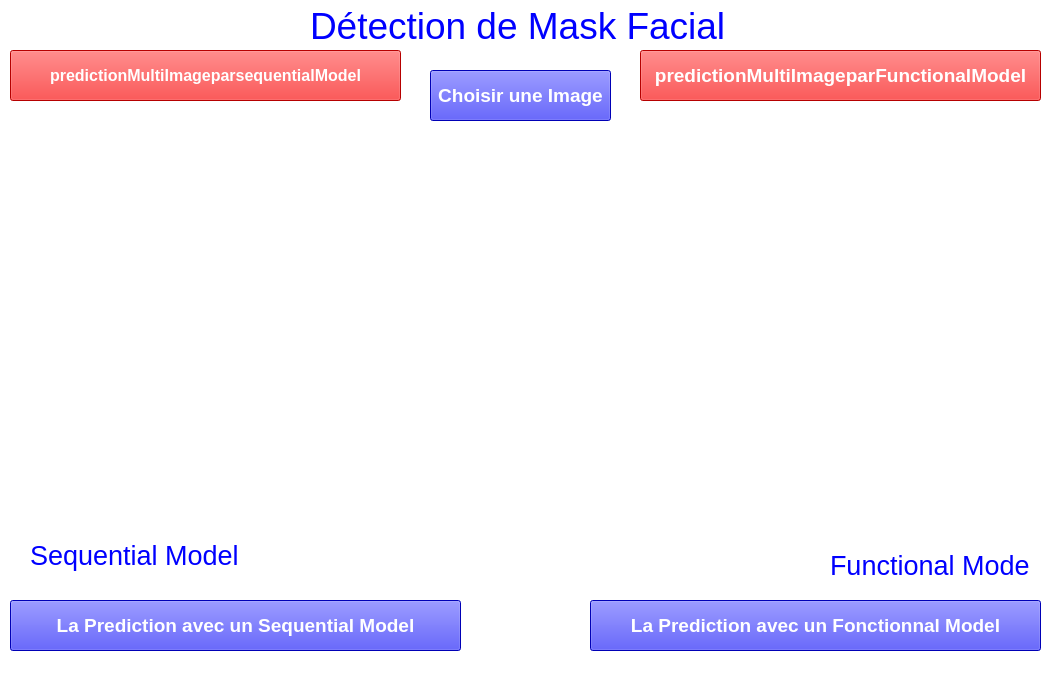
<?xml version="1.0" encoding="UTF-8"?>
<ui version="4.0">
 <class>Fp</class>
 <widget class="QMainWindow" name="Fp">
  <property name="geometry">
   <rect>
    <x>0</x>
    <y>0</y>
    <width>1050</width>
    <height>680</height>
   </rect>
  </property>
  <property name="palette">
   <palette>
    <active>
     <colorrole role="WindowText">
      <brush brushstyle="SolidPattern">
       <color alpha="255">
        <red>0</red>
        <green>0</green>
        <blue>255</blue>
       </color>
      </brush>
     </colorrole>
     <colorrole role="Button">
      <brush brushstyle="SolidPattern">
       <color alpha="255">
        <red>255</red>
        <green>255</green>
        <blue>255</blue>
       </color>
      </brush>
     </colorrole>
     <colorrole role="Light">
      <brush brushstyle="SolidPattern">
       <color alpha="255">
        <red>0</red>
        <green>0</green>
        <blue>0</blue>
       </color>
      </brush>
     </colorrole>
     <colorrole role="Midlight">
      <brush brushstyle="SolidPattern">
       <color alpha="255">
        <red>255</red>
        <green>255</green>
        <blue>255</blue>
       </color>
      </brush>
     </colorrole>
     <colorrole role="Base">
      <brush brushstyle="SolidPattern">
       <color alpha="255">
        <red>255</red>
        <green>255</green>
        <blue>255</blue>
       </color>
      </brush>
     </colorrole>
     <colorrole role="Window">
      <brush brushstyle="SolidPattern">
       <color alpha="255">
        <red>255</red>
        <green>255</green>
        <blue>255</blue>
       </color>
      </brush>
     </colorrole>
    </active>
    <inactive>
     <colorrole role="WindowText">
      <brush brushstyle="SolidPattern">
       <color alpha="255">
        <red>0</red>
        <green>0</green>
        <blue>255</blue>
       </color>
      </brush>
     </colorrole>
     <colorrole role="Button">
      <brush brushstyle="SolidPattern">
       <color alpha="255">
        <red>255</red>
        <green>255</green>
        <blue>255</blue>
       </color>
      </brush>
     </colorrole>
     <colorrole role="Light">
      <brush brushstyle="SolidPattern">
       <color alpha="255">
        <red>0</red>
        <green>0</green>
        <blue>0</blue>
       </color>
      </brush>
     </colorrole>
     <colorrole role="Midlight">
      <brush brushstyle="SolidPattern">
       <color alpha="255">
        <red>255</red>
        <green>255</green>
        <blue>255</blue>
       </color>
      </brush>
     </colorrole>
     <colorrole role="Base">
      <brush brushstyle="SolidPattern">
       <color alpha="255">
        <red>255</red>
        <green>255</green>
        <blue>255</blue>
       </color>
      </brush>
     </colorrole>
     <colorrole role="Window">
      <brush brushstyle="SolidPattern">
       <color alpha="255">
        <red>255</red>
        <green>255</green>
        <blue>255</blue>
       </color>
      </brush>
     </colorrole>
    </inactive>
    <disabled>
     <colorrole role="WindowText">
      <brush brushstyle="SolidPattern">
       <color alpha="255">
        <red>120</red>
        <green>120</green>
        <blue>120</blue>
       </color>
      </brush>
     </colorrole>
     <colorrole role="Button">
      <brush brushstyle="SolidPattern">
       <color alpha="255">
        <red>255</red>
        <green>255</green>
        <blue>255</blue>
       </color>
      </brush>
     </colorrole>
     <colorrole role="Light">
      <brush brushstyle="SolidPattern">
       <color alpha="255">
        <red>0</red>
        <green>0</green>
        <blue>0</blue>
       </color>
      </brush>
     </colorrole>
     <colorrole role="Midlight">
      <brush brushstyle="SolidPattern">
       <color alpha="255">
        <red>255</red>
        <green>255</green>
        <blue>255</blue>
       </color>
      </brush>
     </colorrole>
     <colorrole role="Base">
      <brush brushstyle="SolidPattern">
       <color alpha="255">
        <red>255</red>
        <green>255</green>
        <blue>255</blue>
       </color>
      </brush>
     </colorrole>
     <colorrole role="Window">
      <brush brushstyle="SolidPattern">
       <color alpha="255">
        <red>255</red>
        <green>255</green>
        <blue>255</blue>
       </color>
      </brush>
     </colorrole>
    </disabled>
   </palette>
  </property>
  <property name="windowTitle">
   <string notr="true">Détection de Masck Facial </string>
  </property>
  <widget class="QWidget" name="centralwidget">
   <widget class="QLabel" name="L1">
    <property name="geometry">
     <rect>
      <x>260</x>
      <y>490</y>
      <width>591</width>
      <height>91</height>
     </rect>
    </property>
    <property name="palette">
     <palette>
      <active>
       <colorrole role="Base">
        <brush brushstyle="SolidPattern">
         <color alpha="255">
          <red>255</red>
          <green>255</green>
          <blue>255</blue>
         </color>
        </brush>
       </colorrole>
       <colorrole role="Window">
        <brush brushstyle="SolidPattern">
         <color alpha="255">
          <red>170</red>
          <green>255</green>
          <blue>0</blue>
         </color>
        </brush>
       </colorrole>
      </active>
      <inactive>
       <colorrole role="Base">
        <brush brushstyle="SolidPattern">
         <color alpha="255">
          <red>255</red>
          <green>255</green>
          <blue>255</blue>
         </color>
        </brush>
       </colorrole>
       <colorrole role="Window">
        <brush brushstyle="SolidPattern">
         <color alpha="255">
          <red>170</red>
          <green>255</green>
          <blue>0</blue>
         </color>
        </brush>
       </colorrole>
      </inactive>
      <disabled>
       <colorrole role="Base">
        <brush brushstyle="SolidPattern">
         <color alpha="255">
          <red>170</red>
          <green>255</green>
          <blue>0</blue>
         </color>
        </brush>
       </colorrole>
       <colorrole role="Window">
        <brush brushstyle="SolidPattern">
         <color alpha="255">
          <red>170</red>
          <green>255</green>
          <blue>0</blue>
         </color>
        </brush>
       </colorrole>
      </disabled>
     </palette>
    </property>
    <property name="font">
     <font>
      <family>MS Reference Sans Serif</family>
      <pointsize>20</pointsize>
      <weight>75</weight>
      <italic>true</italic>
      <bold>true</bold>
      <strikeout>false</strikeout>
     </font>
    </property>
    <property name="layoutDirection">
     <enum>Qt::LeftToRight</enum>
    </property>
    <property name="text">
     <string/>
    </property>
   </widget>
   <widget class="QLabel" name="logo">
    <property name="geometry">
     <rect>
      <x>350</x>
      <y>130</y>
      <width>361</width>
      <height>321</height>
     </rect>
    </property>
    <property name="text">
     <string/>
    </property>
    <property name="pixmap">
     <pixmap>Mask.jpg</pixmap>
    </property>
    <property name="scaledContents">
     <bool>true</bool>
    </property>
   </widget>
   <widget class="QPushButton" name="Bt4">
    <property name="geometry">
     <rect>
      <x>10</x>
      <y>50</y>
      <width>391</width>
      <height>51</height>
     </rect>
    </property>
    <property name="palette">
     <palette>
      <active>
       <colorrole role="WindowText">
        <brush brushstyle="SolidPattern">
         <color alpha="255">
          <red>255</red>
          <green>255</green>
          <blue>255</blue>
         </color>
        </brush>
       </colorrole>
       <colorrole role="Button">
        <brush brushstyle="SolidPattern">
         <color alpha="255">
          <red>255</red>
          <green>0</green>
          <blue>0</blue>
         </color>
        </brush>
       </colorrole>
       <colorrole role="ButtonText">
        <brush brushstyle="SolidPattern">
         <color alpha="255">
          <red>255</red>
          <green>255</green>
          <blue>255</blue>
         </color>
        </brush>
       </colorrole>
       <colorrole role="Base">
        <brush brushstyle="SolidPattern">
         <color alpha="255">
          <red>255</red>
          <green>0</green>
          <blue>0</blue>
         </color>
        </brush>
       </colorrole>
       <colorrole role="Window">
        <brush brushstyle="SolidPattern">
         <color alpha="255">
          <red>255</red>
          <green>0</green>
          <blue>0</blue>
         </color>
        </brush>
       </colorrole>
      </active>
      <inactive>
       <colorrole role="WindowText">
        <brush brushstyle="SolidPattern">
         <color alpha="255">
          <red>255</red>
          <green>255</green>
          <blue>255</blue>
         </color>
        </brush>
       </colorrole>
       <colorrole role="Button">
        <brush brushstyle="SolidPattern">
         <color alpha="255">
          <red>255</red>
          <green>0</green>
          <blue>0</blue>
         </color>
        </brush>
       </colorrole>
       <colorrole role="ButtonText">
        <brush brushstyle="SolidPattern">
         <color alpha="255">
          <red>255</red>
          <green>255</green>
          <blue>255</blue>
         </color>
        </brush>
       </colorrole>
       <colorrole role="Base">
        <brush brushstyle="SolidPattern">
         <color alpha="255">
          <red>255</red>
          <green>0</green>
          <blue>0</blue>
         </color>
        </brush>
       </colorrole>
       <colorrole role="Window">
        <brush brushstyle="SolidPattern">
         <color alpha="255">
          <red>255</red>
          <green>0</green>
          <blue>0</blue>
         </color>
        </brush>
       </colorrole>
      </inactive>
      <disabled>
       <colorrole role="WindowText">
        <brush brushstyle="SolidPattern">
         <color alpha="255">
          <red>120</red>
          <green>120</green>
          <blue>120</blue>
         </color>
        </brush>
       </colorrole>
       <colorrole role="Button">
        <brush brushstyle="SolidPattern">
         <color alpha="255">
          <red>255</red>
          <green>0</green>
          <blue>0</blue>
         </color>
        </brush>
       </colorrole>
       <colorrole role="ButtonText">
        <brush brushstyle="SolidPattern">
         <color alpha="255">
          <red>120</red>
          <green>120</green>
          <blue>120</blue>
         </color>
        </brush>
       </colorrole>
       <colorrole role="Base">
        <brush brushstyle="SolidPattern">
         <color alpha="255">
          <red>255</red>
          <green>0</green>
          <blue>0</blue>
         </color>
        </brush>
       </colorrole>
       <colorrole role="Window">
        <brush brushstyle="SolidPattern">
         <color alpha="255">
          <red>255</red>
          <green>0</green>
          <blue>0</blue>
         </color>
        </brush>
       </colorrole>
      </disabled>
     </palette>
    </property>
    <property name="font">
     <font>
      <pointsize>12</pointsize>
      <weight>75</weight>
      <bold>true</bold>
     </font>
    </property>
    <property name="styleSheet">
     <string notr="true">background-color: rgb(255, 0, 0);</string>
    </property>
    <property name="text">
     <string>predictionMultiImageparsequentialModel</string>
    </property>
   </widget>
   <widget class="QPushButton" name="Bt1">
    <property name="geometry">
     <rect>
      <x>430</x>
      <y>70</y>
      <width>181</width>
      <height>51</height>
     </rect>
    </property>
    <property name="palette">
     <palette>
      <active>
       <colorrole role="WindowText">
        <brush brushstyle="SolidPattern">
         <color alpha="255">
          <red>255</red>
          <green>255</green>
          <blue>255</blue>
         </color>
        </brush>
       </colorrole>
       <colorrole role="Button">
        <brush brushstyle="SolidPattern">
         <color alpha="255">
          <red>0</red>
          <green>0</green>
          <blue>255</blue>
         </color>
        </brush>
       </colorrole>
       <colorrole role="ButtonText">
        <brush brushstyle="SolidPattern">
         <color alpha="255">
          <red>255</red>
          <green>255</green>
          <blue>255</blue>
         </color>
        </brush>
       </colorrole>
       <colorrole role="Base">
        <brush brushstyle="SolidPattern">
         <color alpha="255">
          <red>0</red>
          <green>0</green>
          <blue>255</blue>
         </color>
        </brush>
       </colorrole>
       <colorrole role="Window">
        <brush brushstyle="SolidPattern">
         <color alpha="255">
          <red>0</red>
          <green>0</green>
          <blue>255</blue>
         </color>
        </brush>
       </colorrole>
      </active>
      <inactive>
       <colorrole role="WindowText">
        <brush brushstyle="SolidPattern">
         <color alpha="255">
          <red>255</red>
          <green>255</green>
          <blue>255</blue>
         </color>
        </brush>
       </colorrole>
       <colorrole role="Button">
        <brush brushstyle="SolidPattern">
         <color alpha="255">
          <red>0</red>
          <green>0</green>
          <blue>255</blue>
         </color>
        </brush>
       </colorrole>
       <colorrole role="ButtonText">
        <brush brushstyle="SolidPattern">
         <color alpha="255">
          <red>255</red>
          <green>255</green>
          <blue>255</blue>
         </color>
        </brush>
       </colorrole>
       <colorrole role="Base">
        <brush brushstyle="SolidPattern">
         <color alpha="255">
          <red>0</red>
          <green>0</green>
          <blue>255</blue>
         </color>
        </brush>
       </colorrole>
       <colorrole role="Window">
        <brush brushstyle="SolidPattern">
         <color alpha="255">
          <red>0</red>
          <green>0</green>
          <blue>255</blue>
         </color>
        </brush>
       </colorrole>
      </inactive>
      <disabled>
       <colorrole role="WindowText">
        <brush brushstyle="SolidPattern">
         <color alpha="255">
          <red>120</red>
          <green>120</green>
          <blue>120</blue>
         </color>
        </brush>
       </colorrole>
       <colorrole role="Button">
        <brush brushstyle="SolidPattern">
         <color alpha="255">
          <red>0</red>
          <green>0</green>
          <blue>255</blue>
         </color>
        </brush>
       </colorrole>
       <colorrole role="ButtonText">
        <brush brushstyle="SolidPattern">
         <color alpha="255">
          <red>120</red>
          <green>120</green>
          <blue>120</blue>
         </color>
        </brush>
       </colorrole>
       <colorrole role="Base">
        <brush brushstyle="SolidPattern">
         <color alpha="255">
          <red>0</red>
          <green>0</green>
          <blue>255</blue>
         </color>
        </brush>
       </colorrole>
       <colorrole role="Window">
        <brush brushstyle="SolidPattern">
         <color alpha="255">
          <red>0</red>
          <green>0</green>
          <blue>255</blue>
         </color>
        </brush>
       </colorrole>
      </disabled>
     </palette>
    </property>
    <property name="font">
     <font>
      <pointsize>14</pointsize>
      <weight>75</weight>
      <bold>true</bold>
     </font>
    </property>
    <property name="styleSheet">
     <string notr="true">background-color: rgb(0, 0, 255);</string>
    </property>
    <property name="text">
     <string>Choisir une Image</string>
    </property>
   </widget>
   <widget class="QLabel" name="label">
    <property name="geometry">
     <rect>
      <x>310</x>
      <y>0</y>
      <width>421</width>
      <height>51</height>
     </rect>
    </property>
    <property name="font">
     <font>
      <pointsize>28</pointsize>
     </font>
    </property>
    <property name="text">
     <string>Détection de Mask Facial</string>
    </property>
   </widget>
   <widget class="QPushButton" name="Bt">
    <property name="geometry">
     <rect>
      <x>10</x>
      <y>600</y>
      <width>451</width>
      <height>51</height>
     </rect>
    </property>
    <property name="palette">
     <palette>
      <active>
       <colorrole role="Button">
        <brush brushstyle="SolidPattern">
         <color alpha="255">
          <red>0</red>
          <green>0</green>
          <blue>255</blue>
         </color>
        </brush>
       </colorrole>
       <colorrole role="ButtonText">
        <brush brushstyle="SolidPattern">
         <color alpha="255">
          <red>255</red>
          <green>255</green>
          <blue>255</blue>
         </color>
        </brush>
       </colorrole>
       <colorrole role="Base">
        <brush brushstyle="SolidPattern">
         <color alpha="255">
          <red>0</red>
          <green>0</green>
          <blue>255</blue>
         </color>
        </brush>
       </colorrole>
       <colorrole role="Window">
        <brush brushstyle="SolidPattern">
         <color alpha="255">
          <red>0</red>
          <green>0</green>
          <blue>255</blue>
         </color>
        </brush>
       </colorrole>
      </active>
      <inactive>
       <colorrole role="Button">
        <brush brushstyle="SolidPattern">
         <color alpha="255">
          <red>0</red>
          <green>0</green>
          <blue>255</blue>
         </color>
        </brush>
       </colorrole>
       <colorrole role="ButtonText">
        <brush brushstyle="SolidPattern">
         <color alpha="255">
          <red>255</red>
          <green>255</green>
          <blue>255</blue>
         </color>
        </brush>
       </colorrole>
       <colorrole role="Base">
        <brush brushstyle="SolidPattern">
         <color alpha="255">
          <red>0</red>
          <green>0</green>
          <blue>255</blue>
         </color>
        </brush>
       </colorrole>
       <colorrole role="Window">
        <brush brushstyle="SolidPattern">
         <color alpha="255">
          <red>0</red>
          <green>0</green>
          <blue>255</blue>
         </color>
        </brush>
       </colorrole>
      </inactive>
      <disabled>
       <colorrole role="Button">
        <brush brushstyle="SolidPattern">
         <color alpha="255">
          <red>0</red>
          <green>0</green>
          <blue>255</blue>
         </color>
        </brush>
       </colorrole>
       <colorrole role="ButtonText">
        <brush brushstyle="SolidPattern">
         <color alpha="255">
          <red>120</red>
          <green>120</green>
          <blue>120</blue>
         </color>
        </brush>
       </colorrole>
       <colorrole role="Base">
        <brush brushstyle="SolidPattern">
         <color alpha="255">
          <red>0</red>
          <green>0</green>
          <blue>255</blue>
         </color>
        </brush>
       </colorrole>
       <colorrole role="Window">
        <brush brushstyle="SolidPattern">
         <color alpha="255">
          <red>0</red>
          <green>0</green>
          <blue>255</blue>
         </color>
        </brush>
       </colorrole>
      </disabled>
     </palette>
    </property>
    <property name="font">
     <font>
      <pointsize>14</pointsize>
      <weight>75</weight>
      <bold>true</bold>
     </font>
    </property>
    <property name="styleSheet">
     <string notr="true">background-color: rgb(0, 0, 255);</string>
    </property>
    <property name="text">
     <string>La Prediction avec un Sequential Model</string>
    </property>
   </widget>
   <widget class="QPushButton" name="Bt3">
    <property name="geometry">
     <rect>
      <x>590</x>
      <y>600</y>
      <width>451</width>
      <height>51</height>
     </rect>
    </property>
    <property name="palette">
     <palette>
      <active>
       <colorrole role="Button">
        <brush brushstyle="SolidPattern">
         <color alpha="255">
          <red>0</red>
          <green>0</green>
          <blue>255</blue>
         </color>
        </brush>
       </colorrole>
       <colorrole role="ButtonText">
        <brush brushstyle="SolidPattern">
         <color alpha="255">
          <red>255</red>
          <green>255</green>
          <blue>255</blue>
         </color>
        </brush>
       </colorrole>
       <colorrole role="Base">
        <brush brushstyle="SolidPattern">
         <color alpha="255">
          <red>0</red>
          <green>0</green>
          <blue>255</blue>
         </color>
        </brush>
       </colorrole>
       <colorrole role="Window">
        <brush brushstyle="SolidPattern">
         <color alpha="255">
          <red>0</red>
          <green>0</green>
          <blue>255</blue>
         </color>
        </brush>
       </colorrole>
      </active>
      <inactive>
       <colorrole role="Button">
        <brush brushstyle="SolidPattern">
         <color alpha="255">
          <red>0</red>
          <green>0</green>
          <blue>255</blue>
         </color>
        </brush>
       </colorrole>
       <colorrole role="ButtonText">
        <brush brushstyle="SolidPattern">
         <color alpha="255">
          <red>255</red>
          <green>255</green>
          <blue>255</blue>
         </color>
        </brush>
       </colorrole>
       <colorrole role="Base">
        <brush brushstyle="SolidPattern">
         <color alpha="255">
          <red>0</red>
          <green>0</green>
          <blue>255</blue>
         </color>
        </brush>
       </colorrole>
       <colorrole role="Window">
        <brush brushstyle="SolidPattern">
         <color alpha="255">
          <red>0</red>
          <green>0</green>
          <blue>255</blue>
         </color>
        </brush>
       </colorrole>
      </inactive>
      <disabled>
       <colorrole role="Button">
        <brush brushstyle="SolidPattern">
         <color alpha="255">
          <red>0</red>
          <green>0</green>
          <blue>255</blue>
         </color>
        </brush>
       </colorrole>
       <colorrole role="ButtonText">
        <brush brushstyle="SolidPattern">
         <color alpha="255">
          <red>120</red>
          <green>120</green>
          <blue>120</blue>
         </color>
        </brush>
       </colorrole>
       <colorrole role="Base">
        <brush brushstyle="SolidPattern">
         <color alpha="255">
          <red>0</red>
          <green>0</green>
          <blue>255</blue>
         </color>
        </brush>
       </colorrole>
       <colorrole role="Window">
        <brush brushstyle="SolidPattern">
         <color alpha="255">
          <red>0</red>
          <green>0</green>
          <blue>255</blue>
         </color>
        </brush>
       </colorrole>
      </disabled>
     </palette>
    </property>
    <property name="font">
     <font>
      <pointsize>14</pointsize>
      <weight>75</weight>
      <bold>true</bold>
     </font>
    </property>
    <property name="styleSheet">
     <string notr="true">background-color: rgb(0, 0, 255);</string>
    </property>
    <property name="text">
     <string>La Prediction avec un Fonctionnal Model</string>
    </property>
   </widget>
   <widget class="QLabel" name="functional">
    <property name="geometry">
     <rect>
      <x>750</x>
      <y>100</y>
      <width>291</width>
      <height>371</height>
     </rect>
    </property>
    <property name="text">
     <string/>
    </property>
    <property name="pixmap">
     <pixmap>functional.jpg</pixmap>
    </property>
    <property name="scaledContents">
     <bool>true</bool>
    </property>
   </widget>
   <widget class="QLabel" name="sequential">
    <property name="geometry">
     <rect>
      <x>10</x>
      <y>100</y>
      <width>301</width>
      <height>381</height>
     </rect>
    </property>
    <property name="text">
     <string/>
    </property>
    <property name="pixmap">
     <pixmap>sequential.jpg</pixmap>
    </property>
    <property name="scaledContents">
     <bool>true</bool>
    </property>
   </widget>
   <widget class="QLabel" name="label_2">
    <property name="geometry">
     <rect>
      <x>830</x>
      <y>540</y>
      <width>201</width>
      <height>51</height>
     </rect>
    </property>
    <property name="font">
     <font>
      <pointsize>20</pointsize>
     </font>
    </property>
    <property name="text">
     <string>Functional Model</string>
    </property>
   </widget>
   <widget class="QLabel" name="label_3">
    <property name="geometry">
     <rect>
      <x>30</x>
      <y>530</y>
      <width>231</width>
      <height>51</height>
     </rect>
    </property>
    <property name="font">
     <font>
      <pointsize>20</pointsize>
     </font>
    </property>
    <property name="text">
     <string>Sequential Model</string>
    </property>
   </widget>
   <widget class="QLabel" name="label_sequential">
    <property name="geometry">
     <rect>
      <x>10</x>
      <y>480</y>
      <width>361</width>
      <height>51</height>
     </rect>
    </property>
    <property name="font">
     <font>
      <pointsize>15</pointsize>
     </font>
    </property>
    <property name="text">
     <string/>
    </property>
   </widget>
   <widget class="QLabel" name="label_functional">
    <property name="geometry">
     <rect>
      <x>710</x>
      <y>480</y>
      <width>331</width>
      <height>51</height>
     </rect>
    </property>
    <property name="font">
     <font>
      <pointsize>15</pointsize>
     </font>
    </property>
    <property name="styleSheet">
     <string notr="true"/>
    </property>
    <property name="text">
     <string/>
    </property>
   </widget>
   <widget class="QPushButton" name="Bt2">
    <property name="geometry">
     <rect>
      <x>640</x>
      <y>50</y>
      <width>401</width>
      <height>51</height>
     </rect>
    </property>
    <property name="palette">
     <palette>
      <active>
       <colorrole role="WindowText">
        <brush brushstyle="SolidPattern">
         <color alpha="255">
          <red>255</red>
          <green>255</green>
          <blue>255</blue>
         </color>
        </brush>
       </colorrole>
       <colorrole role="Button">
        <brush brushstyle="SolidPattern">
         <color alpha="255">
          <red>255</red>
          <green>0</green>
          <blue>0</blue>
         </color>
        </brush>
       </colorrole>
       <colorrole role="ButtonText">
        <brush brushstyle="SolidPattern">
         <color alpha="255">
          <red>255</red>
          <green>255</green>
          <blue>255</blue>
         </color>
        </brush>
       </colorrole>
       <colorrole role="Base">
        <brush brushstyle="SolidPattern">
         <color alpha="255">
          <red>255</red>
          <green>0</green>
          <blue>0</blue>
         </color>
        </brush>
       </colorrole>
       <colorrole role="Window">
        <brush brushstyle="SolidPattern">
         <color alpha="255">
          <red>255</red>
          <green>0</green>
          <blue>0</blue>
         </color>
        </brush>
       </colorrole>
      </active>
      <inactive>
       <colorrole role="WindowText">
        <brush brushstyle="SolidPattern">
         <color alpha="255">
          <red>255</red>
          <green>255</green>
          <blue>255</blue>
         </color>
        </brush>
       </colorrole>
       <colorrole role="Button">
        <brush brushstyle="SolidPattern">
         <color alpha="255">
          <red>255</red>
          <green>0</green>
          <blue>0</blue>
         </color>
        </brush>
       </colorrole>
       <colorrole role="ButtonText">
        <brush brushstyle="SolidPattern">
         <color alpha="255">
          <red>255</red>
          <green>255</green>
          <blue>255</blue>
         </color>
        </brush>
       </colorrole>
       <colorrole role="Base">
        <brush brushstyle="SolidPattern">
         <color alpha="255">
          <red>255</red>
          <green>0</green>
          <blue>0</blue>
         </color>
        </brush>
       </colorrole>
       <colorrole role="Window">
        <brush brushstyle="SolidPattern">
         <color alpha="255">
          <red>255</red>
          <green>0</green>
          <blue>0</blue>
         </color>
        </brush>
       </colorrole>
      </inactive>
      <disabled>
       <colorrole role="WindowText">
        <brush brushstyle="SolidPattern">
         <color alpha="255">
          <red>120</red>
          <green>120</green>
          <blue>120</blue>
         </color>
        </brush>
       </colorrole>
       <colorrole role="Button">
        <brush brushstyle="SolidPattern">
         <color alpha="255">
          <red>255</red>
          <green>0</green>
          <blue>0</blue>
         </color>
        </brush>
       </colorrole>
       <colorrole role="ButtonText">
        <brush brushstyle="SolidPattern">
         <color alpha="255">
          <red>120</red>
          <green>120</green>
          <blue>120</blue>
         </color>
        </brush>
       </colorrole>
       <colorrole role="Base">
        <brush brushstyle="SolidPattern">
         <color alpha="255">
          <red>255</red>
          <green>0</green>
          <blue>0</blue>
         </color>
        </brush>
       </colorrole>
       <colorrole role="Window">
        <brush brushstyle="SolidPattern">
         <color alpha="255">
          <red>255</red>
          <green>0</green>
          <blue>0</blue>
         </color>
        </brush>
       </colorrole>
      </disabled>
     </palette>
    </property>
    <property name="font">
     <font>
      <pointsize>14</pointsize>
      <weight>75</weight>
      <bold>true</bold>
     </font>
    </property>
    <property name="styleSheet">
     <string notr="true">background-color: rgb(255, 0, 0);</string>
    </property>
    <property name="text">
     <string>predictionMultiImageparFunctionalModel</string>
    </property>
   </widget>
  </widget>
 </widget>
 <resources/>
 <connections/>
</ui>
